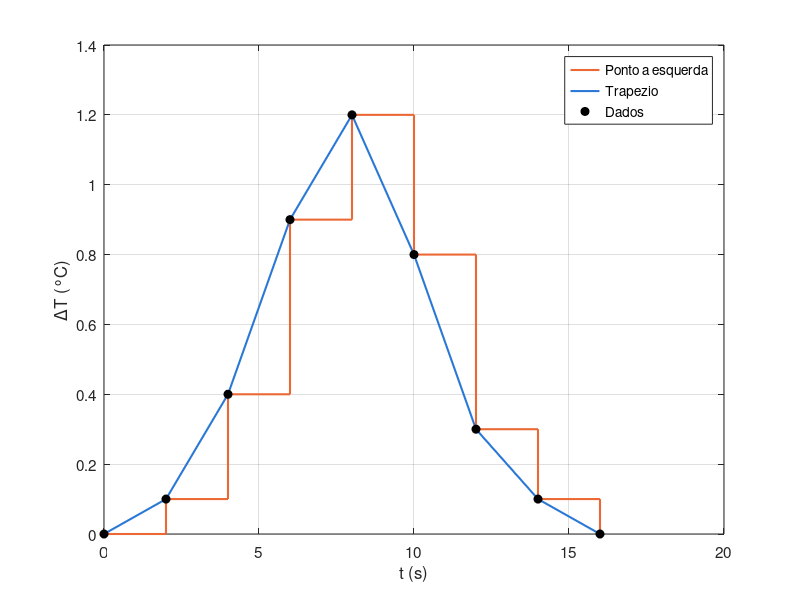

MATLAB code for this plot:
% main_debito
% Trabalho de grupo (3 alunos), LEBiom, IST, 2026/2027
% Calcula a area sob a curva de termodiluicao com as regras do ponto a esquerda
% e do trapezio, o debito cardiaco pela formula de Stewart Hamilton e o erro
% relativo de cada regra. Faz tambem a figura da curva com as duas aproximacoes.

clear all
clc
% dados da termodiluicao (enunciado)
t=[0 2 4 6 8 10 12 14 16];                   % tempo (s)
dT=[0.0 0.1 0.4 0.9 1.2 0.8 0.3 0.1 0.0];    % variacao de temperatura (C)
Aref=7.25;                                   % area de referencia (C.s)
h=t(2)-t(1);                                 % espacamento constante, h=2 s

% regras compostas (5) e (6) com os 9 pontos da tabela (N=8)
Aesq=h*sum(dT(1:end-1));                     % o ultimo ponto nao entra
Atrap=(sum(dT)-(dT(1)+dT(end))/2)*h;         % como no trap.m das aulas
A=[Aesq Atrap];

Q=100./A;                                    % Stewart-Hamilton (16)
Er=abs(Aref-A)/Aref*100;                     % erro relativo percentual (17)

nomeregra={'Ponto a esquerda','Trapezio'};
fprintf('%-17s %10s %12s %10s\n','regra','area','Q (L/min)','Er (%)')
for r=1:2
    fprintf('%-17s %10.4f %12.4f %10.2f\n',nomeregra{r},A(r),Q(r),Er(r))
end
fprintf('%-17s %10.4f %12.4f\n','referencia',Aref,100/Aref)

% curva e as duas aproximacoes
fig=figure('DefaultAxesFontSize',11);
stairs(t,dT,'-','Color',[235 104 52]/255,'LineWidth',1.5); hold on   % ponto a esquerda: degraus
plot(t,dT,'-','Color',[42 120 214]/255,'LineWidth',1.5)              % trapezio: segmentos de reta
plot(t,dT,'ko','MarkerFaceColor','k')
xlabel('t (s)'); ylabel('\DeltaT (°C)'); grid on
legend('Ponto a esquerda','Trapezio','Dados','Location','northeast')
try
    theme(fig,'light')
catch
end
set(fig,'Color','w')   % fundo branco para o relatorio
exportgraphics(fig,'fig4_debito.png','Resolution',300,'BackgroundColor','white')
